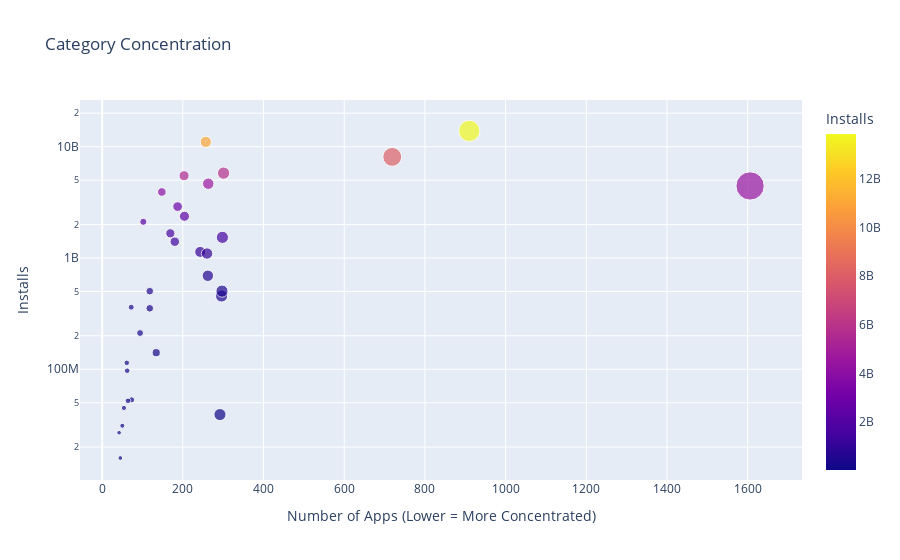

The notebook cell this image was saved under:
### Code cell
scatter = px.scatter(cat_merged, 
                     x='App', 
                     y='Installs', 
                     title='Category Concentration', 
                     size='App', 
                     hover_name=cat_merged.index,
                     color='Installs')

scatter.update_layout(xaxis_title='Number of Apps (Lower = More Concentrated)',
                      yaxis_title='Installs',
                      yaxis=dict(type='log'))

scatter.show()

### Figure 1 — Plotly figure (JSON) as saved in the notebook; plotly's stock layout.template omitted (floating-point values rounded to 4 significant figures)
{"data": [{"hovertemplate": "<b>%{hovertext}</b><br><br>App=%{marker.size}<br>Installs=%{marker.color}<extra></extra>", "hovertext": ["ART_AND_DESIGN", "AUTO_AND_VEHICLES", "BEAUTY", "BOOKS_AND_REFERENCE", "BUSINESS", "COMICS", "COMMUNICATION", "DATING", "EDUCATION", "ENTERTAINMENT", "EVENTS", "FAMILY", "FINANCE", "FOOD_AND_DRINK", "GAME", "HEALTH_AND_FITNESS", "HOUSE_AND_HOME", "LIBRARIES_AND_DEMO", "LIFESTYLE", "MAPS_AND_NAVIGATION", "MEDICAL", "NEWS_AND_MAGAZINES", "PARENTING", "PERSONALIZATION", "PHOTOGRAPHY", "PRODUCTIVITY", "SHOPPING", "SOCIAL", "SPORTS", "TOOLS", "TRAVEL_AND_LOCAL", "VIDEO_PLAYERS", "WEATHER"], "legendgroup": "", "marker": {"color": [114233100, 53129800, 26916200, 1665791655, 692018120, 44931100, 11039241530, 140912410, 352852000, 2113660000, 15949410, 4437554490, 455249400, 211677750, 13858762717, 1134006220, 97082000, 52083000, 503611120, 503267560, 39162676, 2369110650, 31116110, 1532352930, 4649143130, 5788070180, 1400331540, 5487841475, 1096431465, 8099724500, 2894859300, 3916897200, 361096500], "coloraxis": "coloraxis", "size": [61, 73, 42, 169, 262, 54, 257, 134, 118, 102, 45, 1606, 296, 94, 910, 243, 62, 64, 297, 118, 292, 204, 50, 298, 263, 301, 180, 203, 260, 719, 187, 148, 72], "sizemode": "area", "sizeref": 4.015, "symbol": "circle"}, "mode": "markers", "name": "", "orientation": "v", "showlegend": false, "type": "scatter", "x": [61, 73, 42, 169, 262, 54, 257, 134, 118, 102, 45, 1606, 296, 94, 910, 243, 62, 64, 297, 118, 292, 204, 50, 298, 263, 301, 180, 203, 260, 719, 187, 148, 72], "xaxis": "x", "y": [114233100, 53129800, 26916200, 1665791655, 692018120, 44931100, 11039241530, 140912410, 352852000, 2113660000, 15949410, 4437554490, 455249400, 211677750, 13858762717, 1134006220, 97082000, 52083000, 503611120, 503267560, 39162676, 2369110650, 31116110, 1532352930, 4649143130, 5788070180, 1400331540, 5487841475, 1096431465, 8099724500, 2894859300, 3916897200, 361096500], "yaxis": "y"}], "layout": {"coloraxis": {"colorbar": {"title": {"text": "Installs"}}, "colorscale": [[0, "#0d0887"], [0.1111, "#46039f"], [0.2222, "#7201a8"], [0.3333, "#9c179e"], [0.4444, "#bd3786"], [0.5556, "#d8576b"], [0.6667, "#ed7953"], [0.7778, "#fb9f3a"], [0.8889, "#fdca26"], [1, "#f0f921"]]}, "legend": {"itemsizing": "constant", "tracegroupgap": 0}, "title": {"text": "Category Concentration"}, "xaxis": {"anchor": "y", "domain": [0, 1], "title": {"text": "Number of Apps (Lower = More Concentrated)"}}, "yaxis": {"anchor": "x", "domain": [0, 1], "title": {"text": "Installs"}, "type": "log"}}}
